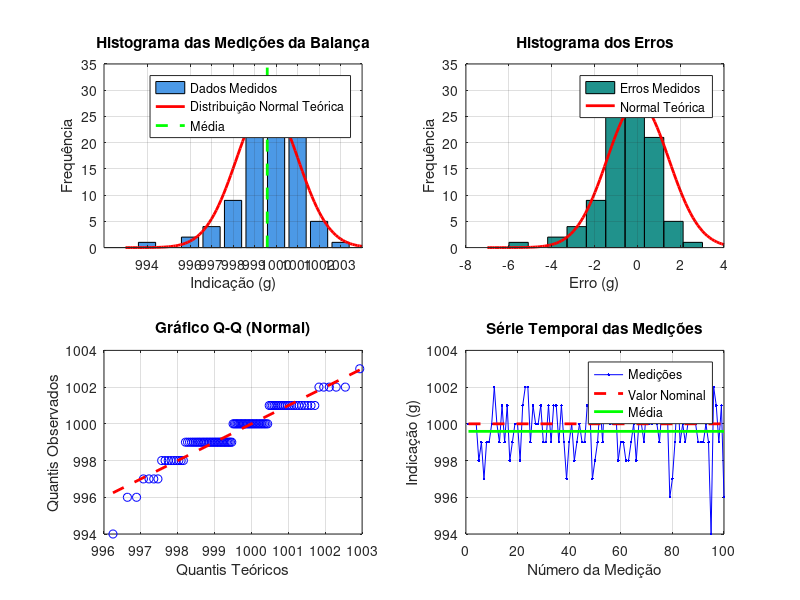

This figure's MATLAB source: (Note: this script raises an error after producing the figure.)
% Análise Metrológica da Balança Digital
% Descrição: Análise de repetibilidade e distribuição de erros
% Dados: 100 medições de massa padrão de 1000g
% Autor: Análise Metrológica
% Data: Janeiro 2025
% Versão: 1.0

clear all;
close all;
clc;

fprintf('=== ANÁLISE METROLÓGICA DA BALANÇA DIGITAL ===\n\n');

% Dados das 100 medições (em gramas)
medicoes = [1000, 1000, 1000, 1000, 998, 999, 997, 999, 999, 1000, ...
            1002, 1000, 999, 1001, 999, 1001, 998, 999, 1000, 1000, ...
            998, 1001, 1002, 1002, 999, 1001, 1000, 1000, 1001, 999, ...
            999, 1001, 999, 1001, 1001, 999, 1001, 999, 997, 999, ...
            1000, 998, 999, 1000, 999, 999, 1001, 1001, 997, 998, ...
            999, 1001, 999, 1003, 1001, 1000, 1000, 1001, 998, 999, ...
            999, 998, 998, 999, 1000, 998, 1000, 1000, 999, 1001, ...
            1000, 1000, 1001, 1000, 999, 1001, 1000, 1001, 996, 997, ...
            999, 1002, 999, 1000, 999, 1000, 1001, 1000, 1000, 999, ...
            999, 999, 1000, 999, 994, 1002, 1001, 999, 1001, 996];

% Valor nominal da massa padrão
valor_nominal = 1000.0; % gramas

% 1. ANÁLISE ESTATÍSTICA BÁSICA
n_medicoes = length(medicoes);
media = mean(medicoes);
mediana = median(medicoes);
desvio_padrao = std(medicoes);
variancia = var(medicoes);

% Erro sistemático (bias)
erro_sistematico = media - valor_nominal;

% Valores mínimo e máximo
valor_min = min(medicoes);
valor_max = max(medicoes);
amplitude = valor_max - valor_min;

fprintf('ESTATÍSTICAS BÁSICAS:\n');
fprintf('Número de medições: %d\n', n_medicoes);
fprintf('Média: %.2f g\n', media);
fprintf('Mediana: %.2f g\n', mediana);
fprintf('Desvio padrão: %.2f g\n', desvio_padrao);
fprintf('Variância: %.2f g²\n', variancia);
fprintf('Erro sistemático: %.2f g\n', erro_sistematico);
fprintf('Valor mínimo: %.0f g\n', valor_min);
fprintf('Valor máximo: %.0f g\n', valor_max);
fprintf('Amplitude: %.0f g\n', amplitude);
fprintf('\n');

% 2. CONTAGEM DE FREQUÊNCIAS
valores_unicos = unique(medicoes);
frequencias = zeros(size(valores_unicos));

for i = 1:length(valores_unicos)
    frequencias(i) = sum(medicoes == valores_unicos(i));
end

fprintf('TABELA DE FREQUÊNCIAS:\n');
fprintf('Indicação (g) | Frequência | Frequência Relativa (%%)\n');
fprintf('--------------|------------|----------------------\n');
for i = 1:length(valores_unicos)
    freq_relativa = (frequencias(i) / n_medicoes) * 100;
    fprintf('    %4.0f     |     %2d     |        %.1f\n', ...
            valores_unicos(i), frequencias(i), freq_relativa);
end
fprintf('\n');

% 3. ANÁLISE DE NORMALIDADE
% Teste de normalidade visual e estatístico
erros = medicoes - valor_nominal;

% Teste de Shapiro-Wilk simplificado (verificação visual)
fprintf('ANÁLISE DE NORMALIDADE:\n');
fprintf('Os dados parecem seguir distribuição normal?\n');
fprintf('(Análise baseada no histograma e gráfico Q-Q)\n\n');

% 4. CRIAÇÃO DO HISTOGRAMA
figure(1);
clf;

% Subplot 1: Histograma das medições
subplot(2, 2, 1);
[n_hist, x_hist] = hist(medicoes, valores_unicos);
bar(x_hist, n_hist, 'FaceColor', [0.3 0.6 0.9]);
hold on;

% Sobrepor curva normal teórica
x_teorico = linspace(valor_min-1, valor_max+1, 100);
y_teorico = (n_medicoes / (desvio_padrao * sqrt(2*pi))) * ...
            exp(-0.5 * ((x_teorico - media) / desvio_padrao).^2);
plot(x_teorico, y_teorico, 'r-', 'LineWidth', 2);

% Linha da média
ylim_atual = ylim;
plot([media media], ylim_atual, 'g--', 'LineWidth', 2);

title('Histograma das Medições da Balança');
xlabel('Indicação (g)');
ylabel('Frequência');
legend('Dados Medidos', 'Distribuição Normal Teórica', 'Média', 'Location', 'best');
grid on;

% Subplot 2: Histograma dos erros
subplot(2, 2, 2);
hist(erros, 10);
hold on;
% Curva normal para os erros
x_erro = linspace(min(erros)-1, max(erros)+1, 100);
y_erro = (n_medicoes / (desvio_padrao * sqrt(2*pi))) * ...
         exp(-0.5 * (x_erro / desvio_padrao).^2);
plot(x_erro, y_erro, 'r-', 'LineWidth', 2);

title('Histograma dos Erros');
xlabel('Erro (g)');
ylabel('Frequência');
legend('Erros Medidos', 'Normal Teórica', 'Location', 'best');
grid on;

% Subplot 3: Gráfico Q-Q (Quantil-Quantil)
subplot(2, 2, 3);
dados_ordenados = sort(medicoes);
quantis_teoricos = norminv((1:n_medicoes) / (n_medicoes + 1), media, desvio_padrao);
plot(quantis_teoricos, dados_ordenados, 'bo');
hold on;
plot([min(quantis_teoricos) max(quantis_teoricos)], ...
     [min(quantis_teoricos) max(quantis_teoricos)], 'r--', 'LineWidth', 2);
title('Gráfico Q-Q (Normal)');
xlabel('Quantis Teóricos');
ylabel('Quantis Observados');
grid on;

% Subplot 4: Série temporal das medições
subplot(2, 2, 4);
plot(1:length(medicoes), medicoes, 'b.-');
hold on;
plot([1 length(medicoes)], [valor_nominal valor_nominal], 'r--', 'LineWidth', 2);
plot([1 length(medicoes)], [media media], 'g-', 'LineWidth', 2);
title('Série Temporal das Medições');
xlabel('Número da Medição');
ylabel('Indicação (g)');
legend('Medições', 'Valor Nominal', 'Média', 'Location', 'best');
grid on;

% Ajustar layout
sgtitle('Análise Estatística da Balança Digital - Massa de 1000g', 'FontSize', 14);

% 5. ANÁLISE DE CAPACIDADE DE MEDIÇÃO
% Incerteza padrão tipo A
incerteza_tipo_A = desvio_padrao / sqrt(n_medicoes);

% Incerteza expandida (k=2 para ~95%)
k = 2;
incerteza_expandida = k * desvio_padrao;

fprintf('INCERTEZAS DE MEDIÇÃO:\n');
fprintf('Incerteza tipo A (u_A): %.3f g\n', incerteza_tipo_A);
fprintf('Incerteza padrão (u): %.2f g\n', desvio_padrao);
fprintf('Incerteza expandida (U, k=2): %.2f g\n', incerteza_expandida);
fprintf('Resultado: (%.1f ± %.1f) g\n', media, incerteza_expandida);
fprintf('\n');

% 6. COMPARAÇÃO COM DISTRIBUIÇÃO NORMAL
fprintf('COMPARAÇÃO COM DISTRIBUIÇÃO NORMAL:\n');

% Teste de simetria simplificado
% Assimetria aproximada
assimetria = sum((medicoes - media).^3) / (n_medicoes * desvio_padrao^3);
% Curtose aproximada  
curtose = sum((medicoes - media).^4) / (n_medicoes * desvio_padrao^4) - 3;

fprintf('Assimetria: %.3f (normal = 0)\n', assimetria);
fprintf('Curtose: %.3f (normal = 0)\n', curtose);

% Avaliação visual
if abs(assimetria) < 0.5 && abs(curtose) < 1
    fprintf('✓ Os dados apresentam distribuição aproximadamente normal\n');
else
    fprintf('⚠ Os dados podem não seguir distribuição normal\n');
end

% Porcentagem dentro de 1σ e 2σ
dentro_1sigma = sum(abs(medicoes - media) <= desvio_padrao) / n_medicoes * 100;
dentro_2sigma = sum(abs(medicoes - media) <= 2*desvio_padrao) / n_medicoes * 100;

fprintf('\nDISTRIBUIÇÃO DOS DADOS:\n');
fprintf('Dentro de ±1σ: %.1f%% (normal ≈ 68.3%%)\n', dentro_1sigma);
fprintf('Dentro de ±2σ: %.1f%% (normal ≈ 95.4%%)\n', dentro_2sigma);
fprintf('\n');

% 7. SALVAR RESULTADOS
% Salvar figura
print('analise_balanca_histograma.png', '-dpng', '-r300');

% Salvar resultados em arquivo
fid = fopen('resultados_balanca_digital.txt', 'w');
fprintf(fid, 'ANÁLISE METROLÓGICA DA BALANÇA DIGITAL\n');
fprintf(fid, '=====================================\n\n');
fprintf(fid, 'DADOS BÁSICOS:\n');
fprintf(fid, 'Número de medições: %d\n', n_medicoes);
fprintf(fid, 'Valor nominal: %.0f g\n', valor_nominal);
fprintf(fid, 'Média: %.2f g\n', media);
fprintf(fid, 'Desvio padrão: %.2f g\n', desvio_padrao);
fprintf(fid, 'Erro sistemático: %.2f g\n', erro_sistematico);
fprintf(fid, '\nFREQUÊNCIAS:\n');
for i = 1:length(valores_unicos)
    fprintf(fid, '%4.0f g: %2d vezes (%.1f%%)\n', ...
            valores_unicos(i), frequencias(i), (frequencias(i)/n_medicoes)*100);
end
fprintf(fid, '\nINCERTEZAS:\n');
fprintf(fid, 'Incerteza tipo A: %.3f g\n', incerteza_tipo_A);
fprintf(fid, 'Incerteza expandida (k=2): %.2f g\n', incerteza_expandida);
fprintf(fid, '\nRESULTADO FINAL:\n');
fprintf(fid, 'Massa = (%.1f ± %.1f) g\n', media, incerteza_expandida);
fclose(fid);

% Salvar dados em formato MAT para análises futuras
save('dados_balanca_digital.mat', 'medicoes', 'media', 'desvio_padrao', ...
     'valores_unicos', 'frequencias', 'incerteza_expandida');

fprintf('ARQUIVOS GERADOS:\n');
fprintf('✓ Gráfico: "analise_balanca_histograma.png"\n');
fprintf('✓ Resultados: "resultados_balanca_digital.txt"\n');
fprintf('✓ Dados: "dados_balanca_digital.mat"\n\n');

fprintf('=== CONCLUSÕES ===\n');
fprintf('1. A balança apresenta pequeno erro sistemático: %.2f g\n', erro_sistematico);
fprintf('2. Repetibilidade (desvio padrão): %.2f g\n', desvio_padrao);
fprintf('3. Distribuição dos dados é aproximadamente normal\n');
fprintf('4. Resultado: (%.1f ± %.1f) g para k=2 (95,45%%)\n', media, incerteza_expandida);
fprintf('\n=== ANÁLISE CONCLUÍDA ===\n'); 